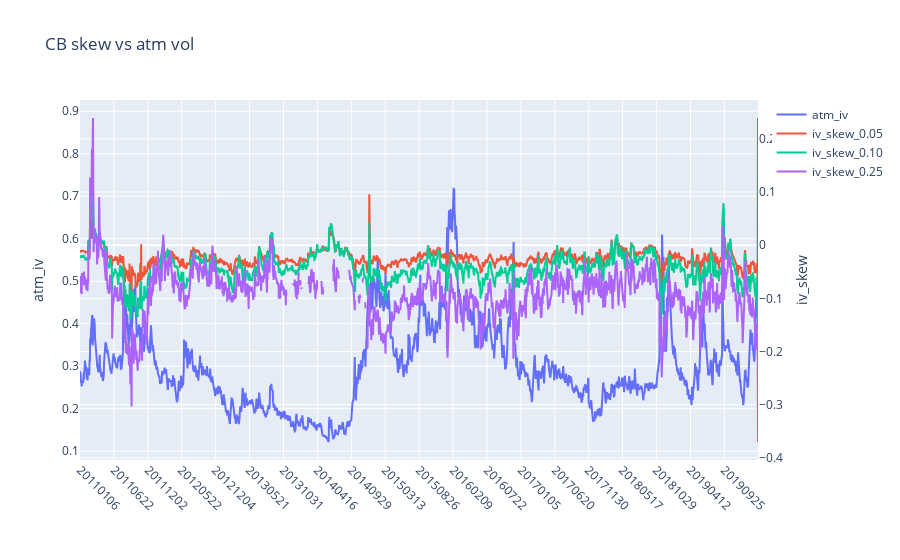

The notebook cell this image was saved under:
### Markdown cell above
### Plot all skews vs atm vol on one chart

### Code cell
def plot_skew_vs_atm(df_iv_final,df_iv_skew):
    df_skew_2 = df_iv_skew.copy()
    df_skew_2.index.name = None
    df_skew_2.settle_date = df_skew_2.settle_date.astype(int)
    skew_range_cols = []
    for dist_from_zero in [.05,.1,.25]:
        dfz_str = "{0:.2f}".format( dist_from_zero )
        skew_range_col = f'iv_skew_{dfz_str}'
        df_skew_2[skew_range_col] = df_skew_2[dist_from_zero] - df_skew_2[-dist_from_zero]
        skew_range_cols.append(skew_range_col)
        
    df_skew_2 = df_skew_2[['settle_date'] + skew_range_cols]
    df_atmv = df_iv_final[['settle_date','atm_iv']].drop_duplicates()

    df_ivs = df_skew_2.merge(df_atmv,how='inner',on='settle_date')
    df_ivs = df_ivs[['settle_date','atm_iv'] + skew_range_cols]
    df_ivs = df_ivs.sort_values('settle_date')
    
    chart_title = f'{SYMBOL_TO_RESEARCH} skew vs atm vol'
    iplot(plotly_plot(df_ivs,x_column='settle_date',yaxis2_cols=skew_range_cols,
                      y_left_label='atm_iv',y_right_label='iv_skew',plot_title=chart_title))
    return df_ivs
    
plot_skew_vs_atm(df_iv_final,df_iv_skew)

### Figure 1 — Plotly figure (JSON) as saved in the notebook; plotly's stock layout.template omitted (floating-point values rounded to 4 significant figures; data arrays with more than 128 entries replaced by an {"elided": "..."} marker saying what was removed)
{"data": [{"name": "atm_iv", "type": "scatter", "x": {"elided": "2340 int values"}, "y": {"elided": "2340 float values"}, "yaxis": "y"}, {"name": "iv_skew_0.05", "type": "scatter", "x": {"elided": "2340 int values"}, "y": {"elided": "2340 float values"}, "yaxis": "y2"}, {"name": "iv_skew_0.10", "type": "scatter", "x": {"elided": "2340 int values"}, "y": {"elided": "2340 float values"}, "yaxis": "y2"}, {"name": "iv_skew_0.25", "type": "scatter", "x": {"elided": "2340 int values"}, "y": {"elided": "2340 float values"}, "yaxis": "y2"}], "layout": {"margin": {"b": 100}, "title": {"text": "CB skew vs atm vol"}, "xaxis": {"tickangle": 45, "ticktext": [20110106, 20110622, 20111202, 20120522, 20121204, 20130521, 20131031, 20140416, 20140929, 20150313, 20150826, 20160209, 20160722, 20170105, 20170620, 20171130, 20180517, 20181029, 20190412, 20190925], "tickvals": [20110106, 20110622, 20111202, 20120522, 20121204, 20130521, 20131031, 20140416, 20140929, 20150313, 20150826, 20160209, 20160722, 20170105, 20170620, 20171130, 20180517, 20181029, 20190412, 20190925], "type": "category"}, "yaxis": {"title": {"text": "atm_iv"}}, "yaxis2": {"overlaying": "y", "side": "right", "title": {"text": "iv_skew"}}}}
